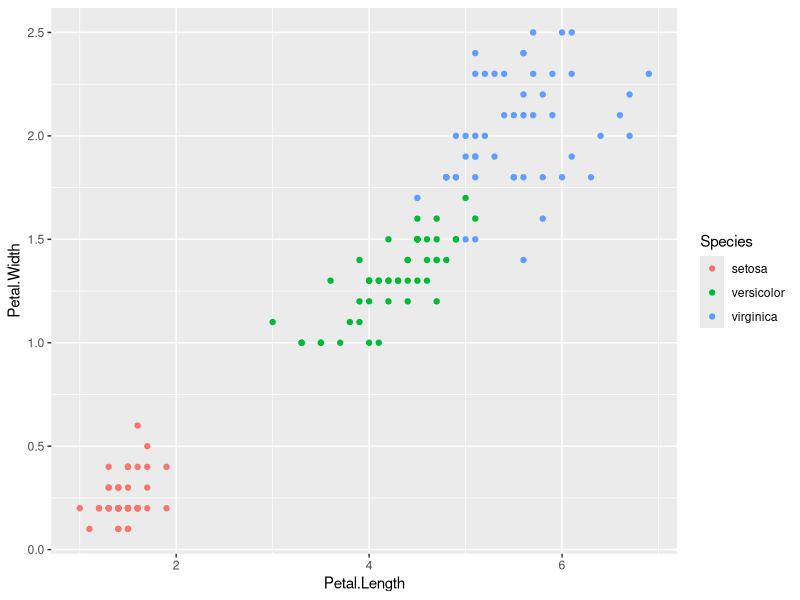
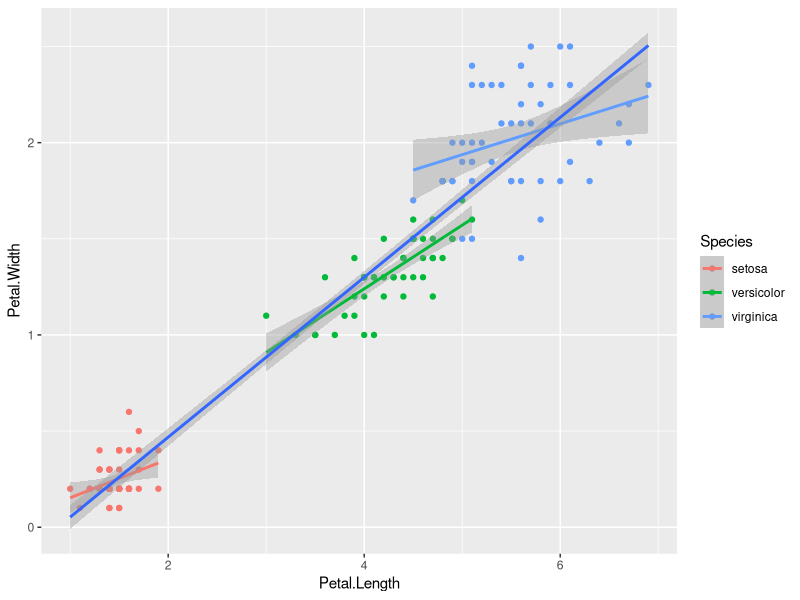
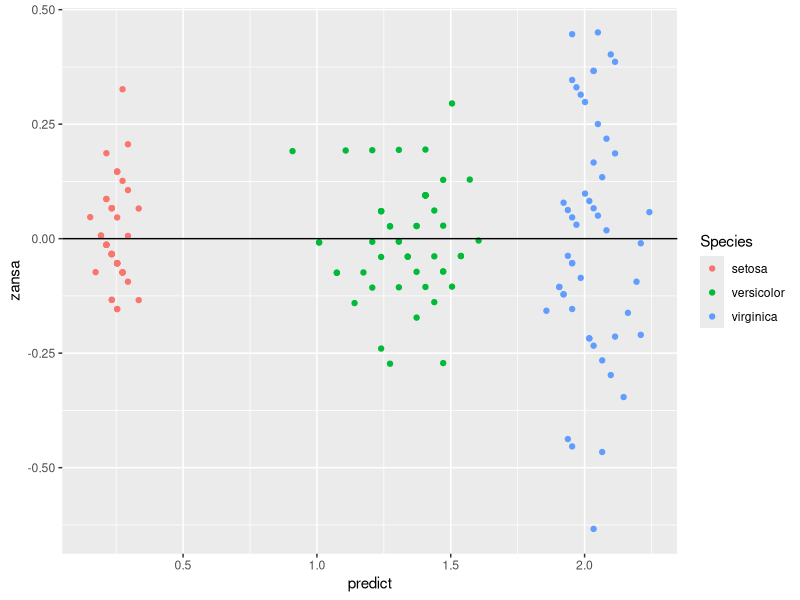
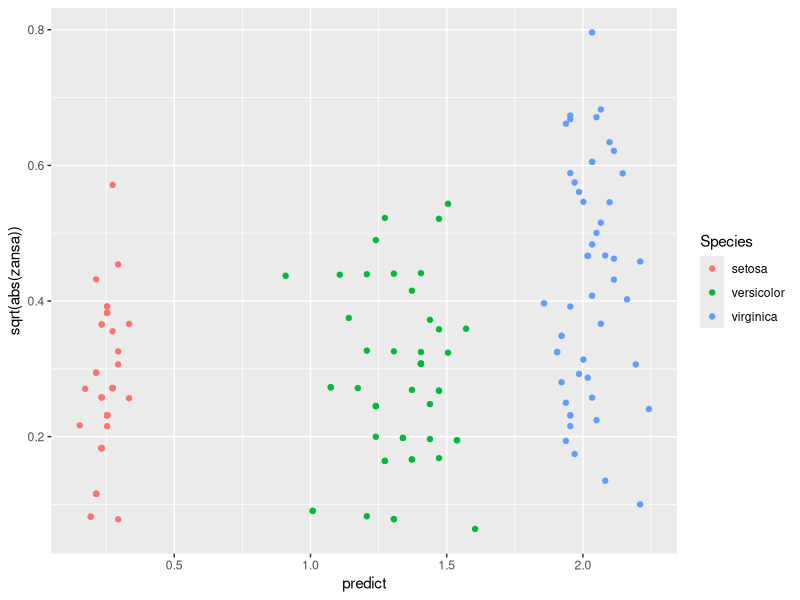
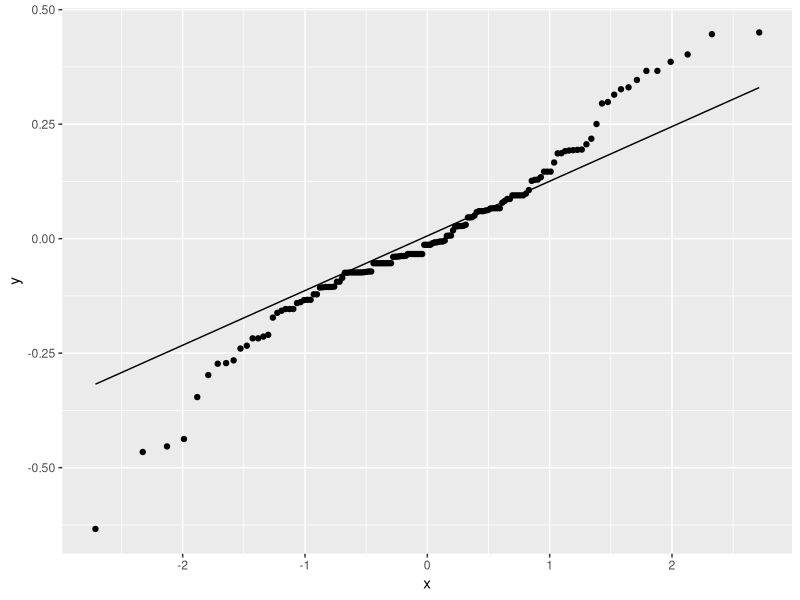

Reproduce these figures in R, in order.
# 一般化線形モデルの解析
# Generalized Linear Model
# 2026-09-09
# Greg Nishihara

# パッケージの読み込み
library(tidyverse)
library(emmeans)
library(marginaleffects)

irisdf = iris |> as_tibble()

ggplot(irisdf) + 
  geom_point(
    aes(
      x = Petal.Length,
      y = Petal.Width,
      color = Species
    )
  )

###################################
# 検討するモデル
# 応答変数： Petal.Width
# 説明変数： Petal.Length, Species
# モデル： Petal.Width ~ Petal.Length + Species + Petal.Length:Species

# モデル比較： AIC

model01 = glm(Petal.Width ~ 1, data = irisdf) # ヌルモデル (null model)
model02 = glm(Petal.Width ~ Species, data = irisdf)
model03 = glm(Petal.Width ~ Petal.Length, data = irisdf)
model04 = glm(Petal.Width ~ Petal.Length + Species, data = irisdf)
model05 = glm(Petal.Width ~ Petal.Length + Species + Petal.Length:Species, data = irisdf)

# AIC 一番低い値がもっともいいモデル
AIC(model01, model02, model03, model04, model05)
# model05 の AICが最も低いので選択する

summary(model05) # 計数表

# モデルの診断

ggplot(irisdf) + 
  geom_point(aes(x = Petal.Length, y = Petal.Width, color = Species)) +
  geom_smooth(aes(x = Petal.Length, y = Petal.Width, color = Species),
              method = "glm", formula = y ~ x) +
  geom_smooth(aes(x = Petal.Length, y = Petal.Width),
              method = "glm", formula = y ~ x) 
  

irisdf2 = 
  irisdf |> 
  mutate(
    zansa = residuals(model05),
    predict = predict(model05)
  ) 

# 残渣・期待値のプロット
ggplot(irisdf2) + 
  geom_point(
    aes(
      x = predict, 
      y = zansa,
      color = Species
    )
  ) +
  geom_hline(yintercept = 0)

# 残渣・期待値のプロット 2 
ggplot(irisdf2) + 
  geom_point(
    aes(
      x = predict, 
      y = sqrt(abs(zansa)),
      color = Species
    )
  ) 

# QQプロット（残渣が正規分布に従うかを確認）
ggplot(irisdf2) + 
  geom_qq(aes(sample = zansa)) +
  geom_qq_line(aes(sample = zansa))



###################################
# 検討するモデル
# 分布：ガンマ
# リンク：log
# 応答変数： Petal.Width
# 説明変数： Petal.Length, Species
# モデル： Petal.Width ~ Petal.Length + Species + Petal.Length:Species

# モデル比較： AIC

model01 = glm(Petal.Width ~ 1, data = irisdf, family = Gamma("log")) # ヌルモデル (null model)
model02 = glm(Petal.Width ~ Species, data = irisdf, family = Gamma("log"))
model03 = glm(Petal.Width ~ Petal.Length, data = irisdf, family = Gamma("log"))
model04 = glm(Petal.Width ~ Petal.Length + Species, data = irisdf, family = Gamma("log"))
model05 = glm(Petal.Width ~ Petal.Length + Species + Petal.Length:Species, data = irisdf, family = Gamma("log"))

# AIC 一番低い値がもっともいいモデル
AIC(model01, model02, model03, model04, model05)
# model05 の AICが最も低いので選択する

summary(model05) # 計数表
